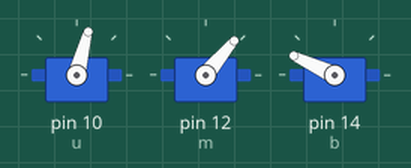
A sketch run on a simulated Arduino Uno, built with avr-gcc and run on an emulated ATmega328P. Parts: 3 × servo.

Above: at 0.65 s.
At 1.0 s:
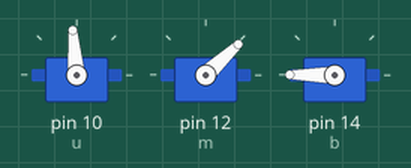
At 1.4 s:
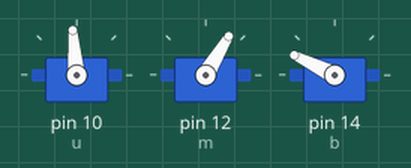
Timing chart, 0 to 3.6 s (numbered marks = the images above):
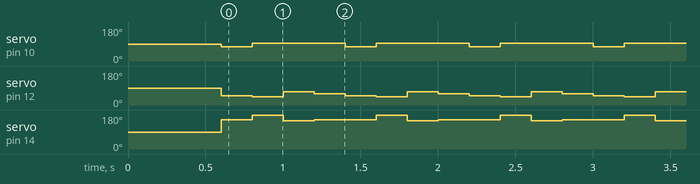

The sketch:

increase_ht.ino
```cpp
#include <Servo.h>
Servo u;
Servo m;
Servo b;
static int t1=200,t2=0,t3=0;
//t2 is -ve t1or going out multi t2 ot1 python by -1
// change link lengths in the code

void setup() {
  // put your setup code here, to run once:
u.attach(10);
m.attach(12);
b.attach(14);
_delay_ms(600);

}
void loop()
{

u.write(75+(0));
m.write(90+(-40));
b.write(90+(65));
_delay_ms(t1);

u.write(95+(0));
m.write(90+(-47));
b.write(90+(90));
_delay_ms(t1);

u.write(95+(0));
m.write(90+(-21));
b.write(90+(59));
_delay_ms(t1);

u.write(95+(0));
m.write(90+(-31));
b.write(90+(64));
_delay_ms(t1);


}
```

Measured:
- by itself, servo on pin 10 (u): alternates 95° for 0.60 s and 75° for 0.20 s
- by itself, servo on pin 12 (m): repeats every 0.80 s: 43° 0.20 s, 69° 0.20 s, 59° 0.20 s, 50° 0.20 s
- by itself, servo on pin 14 (b): repeats every 0.80 s: 180° 0.20 s, 149° 0.20 s, 154° 0.20 s, 155° 0.20 s
